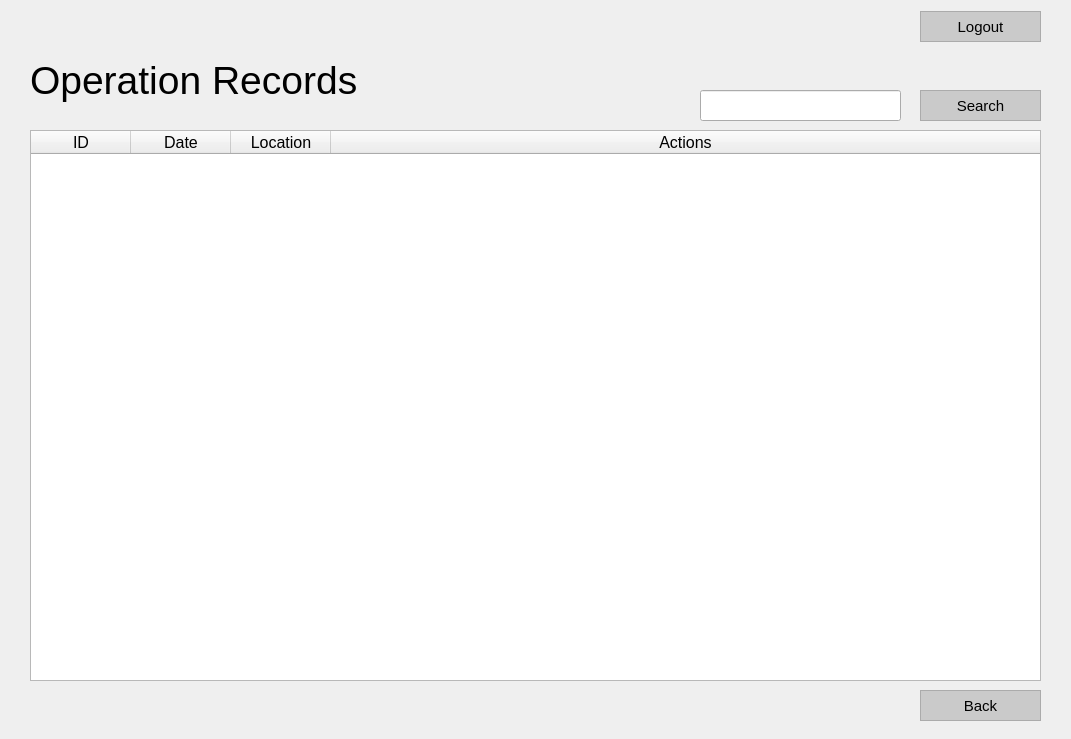
<?xml version="1.0" encoding="UTF-8"?>
<ui version="4.0">
 <class>MainWindow</class>
 <widget class="QMainWindow" name="MainWindow">
  <property name="geometry">
   <rect>
    <x>0</x>
    <y>0</y>
    <width>1071</width>
    <height>739</height>
   </rect>
  </property>
  <property name="sizePolicy">
   <sizepolicy hsizetype="Fixed" vsizetype="Fixed">
    <horstretch>0</horstretch>
    <verstretch>0</verstretch>
   </sizepolicy>
  </property>
  <property name="minimumSize">
   <size>
    <width>1071</width>
    <height>739</height>
   </size>
  </property>
  <property name="maximumSize">
   <size>
    <width>1071</width>
    <height>739</height>
   </size>
  </property>
  <property name="windowTitle">
   <string>AIDS – Home [Administrator]</string>
  </property>
  <property name="windowIcon">
   <iconset>
    <normaloff>../../Resources/logo_svg.svg</normaloff>../../Resources/logo_svg.svg</iconset>
  </property>
  <widget class="QWidget" name="centralwidget">
   <widget class="QTableWidget" name="table_records">
    <property name="geometry">
     <rect>
      <x>30</x>
      <y>130</y>
      <width>1011</width>
      <height>551</height>
     </rect>
    </property>
    <property name="sizePolicy">
     <sizepolicy hsizetype="Fixed" vsizetype="Fixed">
      <horstretch>0</horstretch>
      <verstretch>0</verstretch>
     </sizepolicy>
    </property>
    <property name="autoFillBackground">
     <bool>false</bool>
    </property>
    <property name="horizontalScrollBarPolicy">
     <enum>Qt::ScrollBarAlwaysOff</enum>
    </property>
    <property name="sizeAdjustPolicy">
     <enum>QAbstractScrollArea::AdjustToContents</enum>
    </property>
    <property name="sortingEnabled">
     <bool>true</bool>
    </property>
    <property name="rowCount">
     <number>0</number>
    </property>
    <property name="columnCount">
     <number>4</number>
    </property>
    <attribute name="horizontalHeaderVisible">
     <bool>true</bool>
    </attribute>
    <attribute name="horizontalHeaderCascadingSectionResizes">
     <bool>false</bool>
    </attribute>
    <attribute name="horizontalHeaderHighlightSections">
     <bool>true</bool>
    </attribute>
    <attribute name="horizontalHeaderShowSortIndicator" stdset="0">
     <bool>true</bool>
    </attribute>
    <attribute name="horizontalHeaderStretchLastSection">
     <bool>true</bool>
    </attribute>
    <attribute name="verticalHeaderVisible">
     <bool>true</bool>
    </attribute>
    <attribute name="verticalHeaderShowSortIndicator" stdset="0">
     <bool>false</bool>
    </attribute>
    <attribute name="verticalHeaderStretchLastSection">
     <bool>false</bool>
    </attribute>
    <column>
     <property name="text">
      <string>ID</string>
     </property>
     <property name="font">
      <font>
       <family>Helvetica</family>
       <pointsize>12</pointsize>
      </font>
     </property>
     <property name="background">
      <color>
       <red>203</red>
       <green>203</green>
       <blue>203</blue>
      </color>
     </property>
    </column>
    <column>
     <property name="text">
      <string>Date</string>
     </property>
     <property name="font">
      <font>
       <family>Helvetica</family>
       <pointsize>12</pointsize>
      </font>
     </property>
     <property name="background">
      <color>
       <red>203</red>
       <green>203</green>
       <blue>203</blue>
      </color>
     </property>
    </column>
    <column>
     <property name="text">
      <string>Location</string>
     </property>
     <property name="font">
      <font>
       <family>Helvetica</family>
       <pointsize>12</pointsize>
      </font>
     </property>
     <property name="background">
      <color>
       <red>203</red>
       <green>203</green>
       <blue>203</blue>
      </color>
     </property>
    </column>
    <column>
     <property name="text">
      <string>Actions</string>
     </property>
     <property name="font">
      <font>
       <family>Helvetica</family>
       <pointsize>12</pointsize>
      </font>
     </property>
     <property name="background">
      <color>
       <red>203</red>
       <green>203</green>
       <blue>203</blue>
      </color>
     </property>
    </column>
   </widget>
   <widget class="QLabel" name="lbl_records">
    <property name="geometry">
     <rect>
      <x>30</x>
      <y>50</y>
      <width>361</width>
      <height>61</height>
     </rect>
    </property>
    <property name="font">
     <font>
      <family>Segoe UI</family>
      <pointsize>29</pointsize>
     </font>
    </property>
    <property name="text">
     <string>Operation Records</string>
    </property>
   </widget>
   <widget class="QLineEdit" name="searchbar">
    <property name="geometry">
     <rect>
      <x>700</x>
      <y>90</y>
      <width>201</width>
      <height>31</height>
     </rect>
    </property>
    <property name="minimumSize">
     <size>
      <width>201</width>
      <height>31</height>
     </size>
    </property>
    <property name="maximumSize">
     <size>
      <width>201</width>
      <height>31</height>
     </size>
    </property>
    <property name="styleSheet">
     <string notr="true">padding-left: 4px;</string>
    </property>
    <property name="text">
     <string/>
    </property>
   </widget>
   <widget class="QPushButton" name="btn_search">
    <property name="geometry">
     <rect>
      <x>920</x>
      <y>90</y>
      <width>121</width>
      <height>31</height>
     </rect>
    </property>
    <property name="minimumSize">
     <size>
      <width>121</width>
      <height>31</height>
     </size>
    </property>
    <property name="maximumSize">
     <size>
      <width>121</width>
      <height>31</height>
     </size>
    </property>
    <property name="font">
     <font>
      <family>Helvetica</family>
      <pointsize>11</pointsize>
     </font>
    </property>
    <property name="styleSheet">
     <string notr="true">QPushButton {
color: rgb(0, 0, 0);
	background-color: rgb(202, 202, 202);
border: 1.2px solid #ABABAB;
outline: none;}

QPushButton:hover{
color: rgb(255, 255, 255);
background-color: rgb(171, 171, 171);
outline: none;
border: none;
}

QPushButton:pressed{
color: rgb(255, 255, 255);
background-color: rgb(129, 129, 129);
outline: none;
border: none;
}


</string>
    </property>
    <property name="text">
     <string>Search</string>
    </property>
   </widget>
   <widget class="QWidget" name="layoutWidget">
    <property name="geometry">
     <rect>
      <x>680</x>
      <y>10</y>
      <width>361</width>
      <height>33</height>
     </rect>
    </property>
    <layout class="QHBoxLayout" name="horizontalLayout">
     <item>
      <widget class="QLabel" name="lbl_user">
       <property name="font">
        <font>
         <family>Calibri</family>
         <pointsize>11</pointsize>
        </font>
       </property>
       <property name="text">
        <string/>
       </property>
       <property name="scaledContents">
        <bool>false</bool>
       </property>
       <property name="alignment">
        <set>Qt::AlignCenter</set>
       </property>
      </widget>
     </item>
     <item>
      <widget class="QPushButton" name="btn_logout">
       <property name="minimumSize">
        <size>
         <width>121</width>
         <height>31</height>
        </size>
       </property>
       <property name="maximumSize">
        <size>
         <width>121</width>
         <height>31</height>
        </size>
       </property>
       <property name="font">
        <font>
         <family>Helvetica</family>
         <pointsize>11</pointsize>
        </font>
       </property>
       <property name="styleSheet">
        <string notr="true">QPushButton {
color: rgb(0, 0, 0);
	background-color: rgb(202, 202, 202);
border: 1.2px solid #ABABAB;
outline: none;}

QPushButton:hover{
color: rgb(255, 255, 255);
background-color: rgb(171, 171, 171);
outline: none;
border: none;
}

QPushButton:pressed{
color: rgb(255, 255, 255);
background-color: rgb(129, 129, 129);
outline: none;
border: none;
}


</string>
       </property>
       <property name="text">
        <string>Logout</string>
       </property>
      </widget>
     </item>
    </layout>
   </widget>
   <widget class="QPushButton" name="btn_back">
    <property name="geometry">
     <rect>
      <x>920</x>
      <y>690</y>
      <width>121</width>
      <height>31</height>
     </rect>
    </property>
    <property name="font">
     <font>
      <family>Helvetica</family>
      <pointsize>11</pointsize>
     </font>
    </property>
    <property name="styleSheet">
     <string notr="true">QPushButton {
color: rgb(0, 0, 0);
	background-color: rgb(202, 202, 202);
border: 1.2px solid #ABABAB;
outline: none;}

QPushButton:hover{
color: rgb(255, 255, 255);
background-color: rgb(171, 171, 171);
outline: none;
border: none;
}

QPushButton:pressed{
color: rgb(255, 255, 255);
background-color: rgb(129, 129, 129);
outline: none;
border: none;
}


</string>
    </property>
    <property name="text">
     <string>Back</string>
    </property>
   </widget>
  </widget>
 </widget>
 <tabstops>
  <tabstop>btn_logout</tabstop>
  <tabstop>searchbar</tabstop>
  <tabstop>btn_search</tabstop>
  <tabstop>table_records</tabstop>
 </tabstops>
 <resources/>
 <connections/>
</ui>
